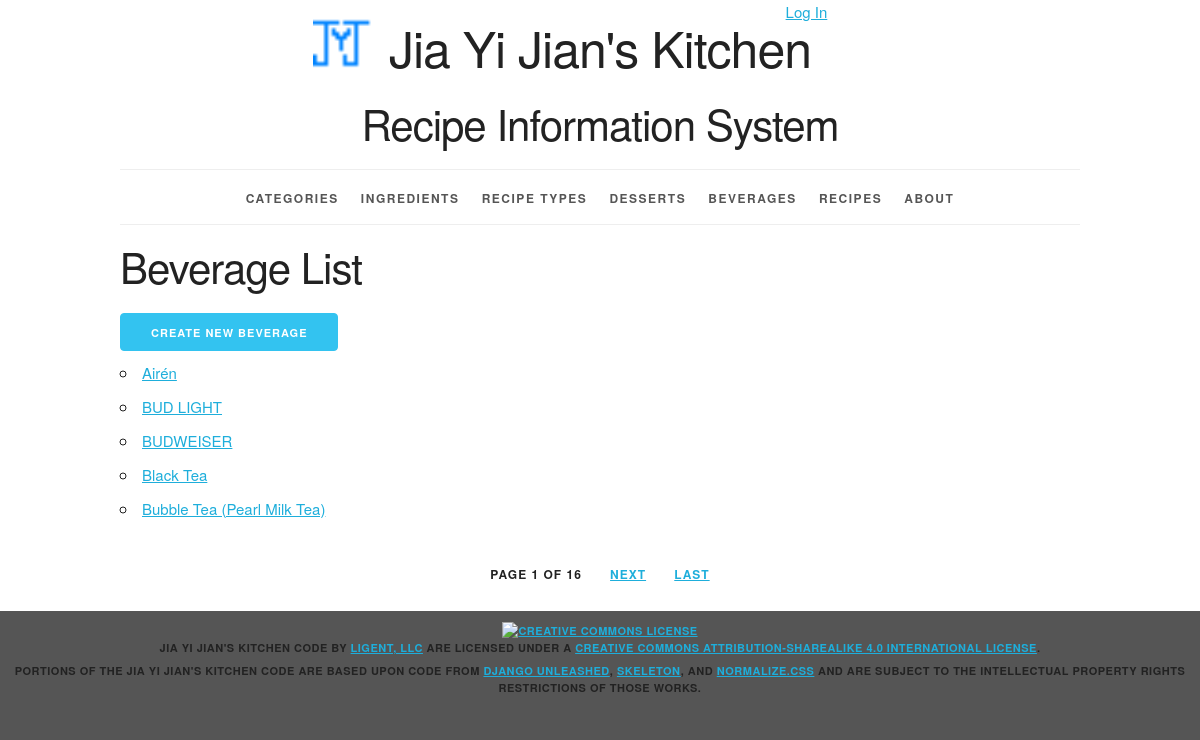
The app's page /beverages/ with its own data.
### recipeinfo/models.py (models this page shows, shortened)
class Beverage(models.Model):
    beverage_id = models.AutoField(primary_key=True)
    beverage_name = models.CharField(max_length=45)
    beverage_type = models.CharField(max_length=45, default='')
    def __str__(self):
        return '%s' % (self.beverage_name)
    def get_absolute_url(self):
        return reverse('recipeinfo_beverage_detail_urlpattern', kwargs={'pk': self.pk})
    class Meta:
        ordering = ['beverage_name']

### recipeinfo/views.py (the view)
class BeverageList(PageLinksMixin, ListView):
    paginate_by = 5
    model = Beverage

### recipeinfo/utils.py (called while the page is built)
    def _page_urls(self, page_number):
        return "?{pkw}={n}".format(
            pkw=self.page_kwarg,
            n=page_number)

    def first_page(self, page):
        if page.number > 1:
            return self._page_urls(1)
        return None

    def previous_page(self, page):
        if (page.has_previous()
                and page.number > 2):
            return self._page_urls(
                page.previous_page_number())
        return None

    def next_page(self, page):
        last_page = page.paginator.num_pages
        if (page.has_next()
                and page.number < last_page - 1):
            return self._page_urls(
                page.next_page_number())
        return None

    def last_page(self, page):
        last_page = page.paginator.num_pages
        if page.number < last_page:
            return self._page_urls(last_page)
        return None

    def get_context_data(self, **kwargs):
        context = super().get_context_data(
            **kwargs)
        page = context.get('page_obj')
        if page is not None:
            context.update({
                'first_page_url':
                    self.first_page(page),
                'previous_page_url':
                    self.previous_page(page),
                'next_page_url':
                    self.next_page(page),
                'last_page_url':
                    self.last_page(page),
            })
        return context

### recipeinfo/templates/recipeinfo/beverage_list.html (shortened to what this page needs)
{% extends 'recipeinfo/base.html' %}
{% block content %}
<h2>Beverage List</h2>
    <div>
         <a href="{% url 'recipeinfo_beverage_create_urlpattern' %}"
         class="button button-primary">Create New Beverage</a>
    </div>
<ul>
    {% for beverage in beverage_list %}
        <li>
        <a href="{{ beverage.get_absolute_url }}">{{ beverage }}</a>
        </li>
    {% empty %}
        <li><em>There are currently no beverages in the list.</em></li>
    {% endfor %}
</ul>
{% endblock %}

### recipeinfo/static/recipeinfo/skeleton.css (style rules this page uses)
html { font-size: 62.5%; }
body { font-size: 1.5em; line-height: 1.6; font-weight: 400; font-family: "Raleway", "HelveticaNeue", "Helvetica Neue", Helvetica, Arial, sans-serif; color: #222; }
h1, h2, h3, h4, h5, h6 { margin-top: 0; margin-bottom: 2rem; font-weight: 300; }
h2 { font-size: 3.6rem; line-height: 1.25; letter-spacing: -.1rem; }
@media (min-width: 550px) { h2 { font-size: 4.2rem; } }
a { color: #1EAEDB; }
.button, button, input[type="submit"], input[type="reset"], input[type="button"] { display: inline-block; height: 38px; padding: 0 30px; color: #555; text-align: center; font-size: 11px; font-weight: 600; line-height: 38px; letter-spacing: .1rem; text-transform: uppercase; text-decoration: none; white-space: nowrap; background-color: transparent; border-radius: 4px; border: 1px solid #bbb; cursor: pointer; box-sizing: border-box; }
.button.button-primary, button.button-primary, input[type="submit"].button-primary, input[type="reset"].button-primary, input[type="button"].button-primary { color: #FFF; background-color: #33C3F0; border-color: #33C3F0; }
ul { list-style: circle inside; }
ol, ul { padding-left: 0; margin-top: 0; }
li { margin-bottom: 1rem; }
button, .button { margin-bottom: 1rem; }
pre, blockquote, dl, figure, table, p, ul, ol, form { margin-bottom: 2.5rem; }

### recipeinfo/static/recipeinfo/style.css (style rules this page uses)
html { height: 100%; background-color: #555; }
body { background-color: white; }

### records on screen
Beverage: beverage_name "Airén"
Beverage: beverage_name "BUD LIGHT"
Beverage: beverage_name "BUDWEISER"
Beverage: beverage_name "Black Tea"
Beverage: beverage_name "Bubble Tea (Pearl Milk Tea)"

### other values on screen
{{ page_obj.number }} "1"
{{ paginator.num_pages }} "16"
